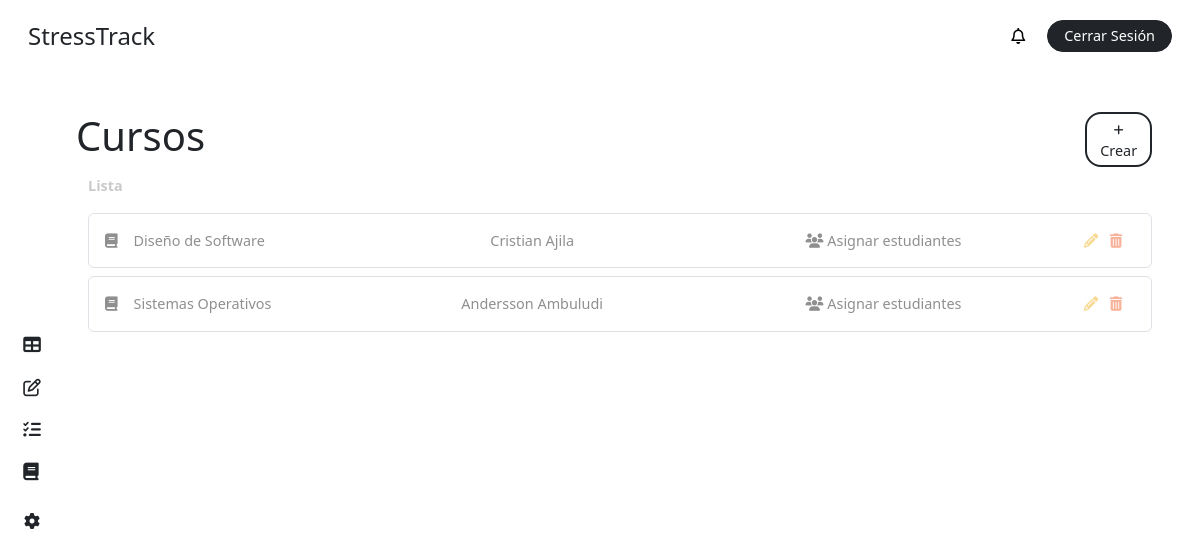
Page /courses/ (signed in) on the earlier database version.
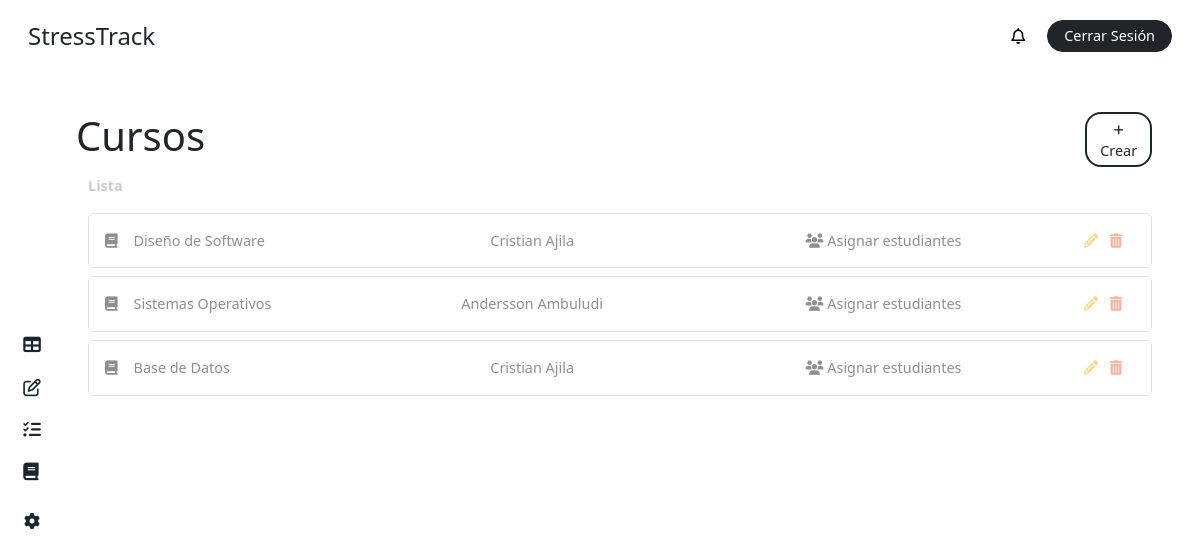
Same page on the later database version.
### stress/models.py (models this page shows, shortened)
class Course(models.Model):
    name = models.CharField(max_length=100)
    teacher = models.ForeignKey('CustomUser', on_delete=models.CASCADE, related_name='teaching_courses', limit_choices_to={'role': 'teacher'})

class CustomUser(AbstractBaseUser, PermissionsMixin):
    ROLE_CHOICES = [
        ('student', 'Alumno'),
        ('teacher', 'Profesor'),
        ('superuser', 'Administrador'),
    ]
    first_name = models.CharField(max_length=50, blank=True)
    last_name = models.CharField(max_length=50, blank=True)
    dni = models.CharField(max_length=10, unique=True, blank=True, null=True)
    email = models.EmailField(unique=True)
    role = models.CharField(max_length=20, choices=ROLE_CHOICES, default='student')
    is_active = models.BooleanField(default=True)
    is_staff = models.BooleanField(default=False)
    stress = models.IntegerField(default=0)
    share_stress_level = models.BooleanField(default=False)
    recommendation = models.ForeignKey(Recommendation, on_delete=models.SET_NULL, null=True, blank=True, related_name='users')
    course = models.ForeignKey(Course, on_delete=models.CASCADE, related_name='students', null=True, blank=True)
    group = models.ForeignKey(Team, on_delete=models.CASCADE, related_name='members', null=True, blank=True)
    objects = CustomUserManager()
    USERNAME_FIELD = 'email'
    REQUIRED_FIELDS = []
    def __str__(self):
        return f"{self.first_name} {self.last_name}"

### stress/views.py (the view)
# urls.py: path('courses/', views.course_admin, name='courses'),
@login_required
def course_admin(request):
    form = CreateCourseForm()
    if request.method == 'POST':
        form = CreateCourseForm(request.POST)
        if form.is_valid():
            course = form.save()
            messages.success(request, 'El curso se ha creado satisfactoriamente')
            return redirect('courses')
    user = request.user
    courses = Course.objects.all()
    context = {
        'role': user.role,
        'courses': courses,
        'form': form,
    }
    return render(request, 'dashboard/course-admin.html', context)

### stress/templates/dashboard/course-admin.html (shortened to what this page needs)
{% extends "base/dashboard_base.html" %}
{% block content %}
{% include "elements/dashboard_sidebar.html" with role=role %}
<main class="main p-4 pt-3 pe-5">
  <div class="my-4">
        <div class="row">
            <div class="col-11 p-0">
                <h1 class="m-0">Cursos</h1>
            </div>
            <div class="col-1 d-flex flex-column justify-content-center">
                <button
                    class="fs-7 text-center rounded-4 bg-white border border-dark border-2 text-dark text-decoration-none py-1 px-2"
                    data-bs-toggle="modal"
                    data-bs-target="#addCourseModal"
                >
                    <i class="fa-solid fa-plus fs-8"></i> Crear
                </button>
            </div>
        </div>
        <label class="text-grisillo fw-bold my-2">
            Lista
        </label>
        {% if courses %}
            {% for course in courses %}
                <div class="p-3 rounded-2 text-gris border border-1 my-2">
                    <div class="row">
                        <div class="col-3">
                            <i class="fa-solid fa-book me-3"></i>{{ course.name }}
                        </div>
                        <div class="col-4 text-center">
                            {{ course.teacher.first_name }} {{ course.teacher.last_name }}
                        </div>
                        <div class="col-4 text-center">
                            <a href="#" class="mx-1 text-decoration-none text-gris">
                                <i class="fa-solid fa-users"></i>
                                    Asignar estudiantes
                            </a>
                        </div>
                        <div class="col-1 text-center">
                            <a href="" class="mx-1 text-decoration-none text-not-bad" title="Editar">
                                <i class="fa-solid fa-pencil"></i>
                            </a>
                            <a  href="{% url 'delte-course' course.id %}"
                                class="mx-1 text-decoration-none text-dying"
                                title="Eliminar"
                                id="delete-course-{{ course.id }}"
                            >
                                <i class="fa-solid fa-trash-can"></i>
                            </a>
                        </div>
                    </div>
                </div>
            {% endfor %}
        {% else %}
            <div class="bg-inf p-3 rounded-2 text-gris">
                <i class="fas fa-info-circle me-2"></i> No existen cursos por el momento.
            </div>
        {% endif %}
    </div>
</main>
{% endblock %}

Differences in the rows shown:
added Course: name "Base de Datos", teacher.first_name "Cristian", teacher.last_name "Ajila"
